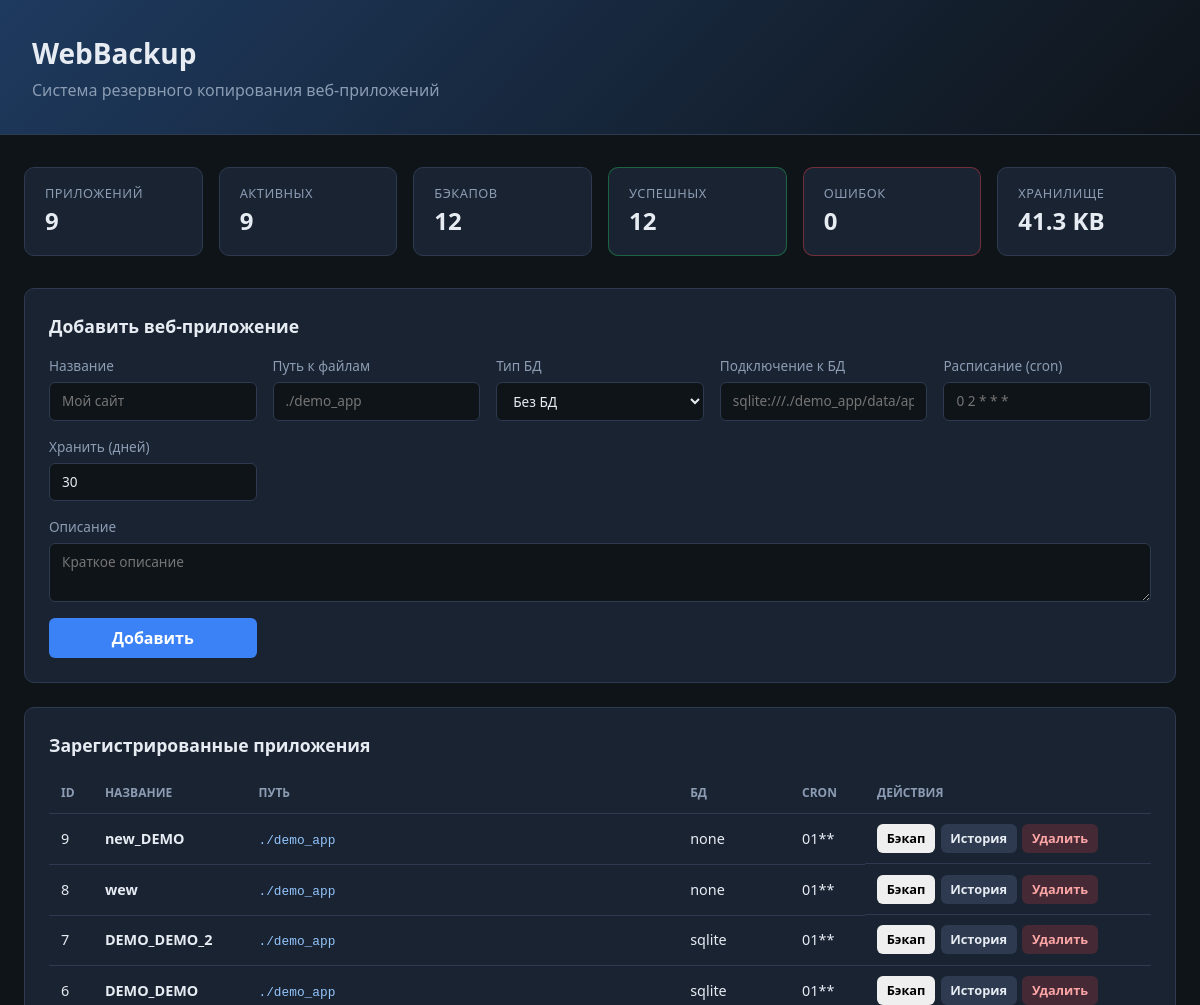
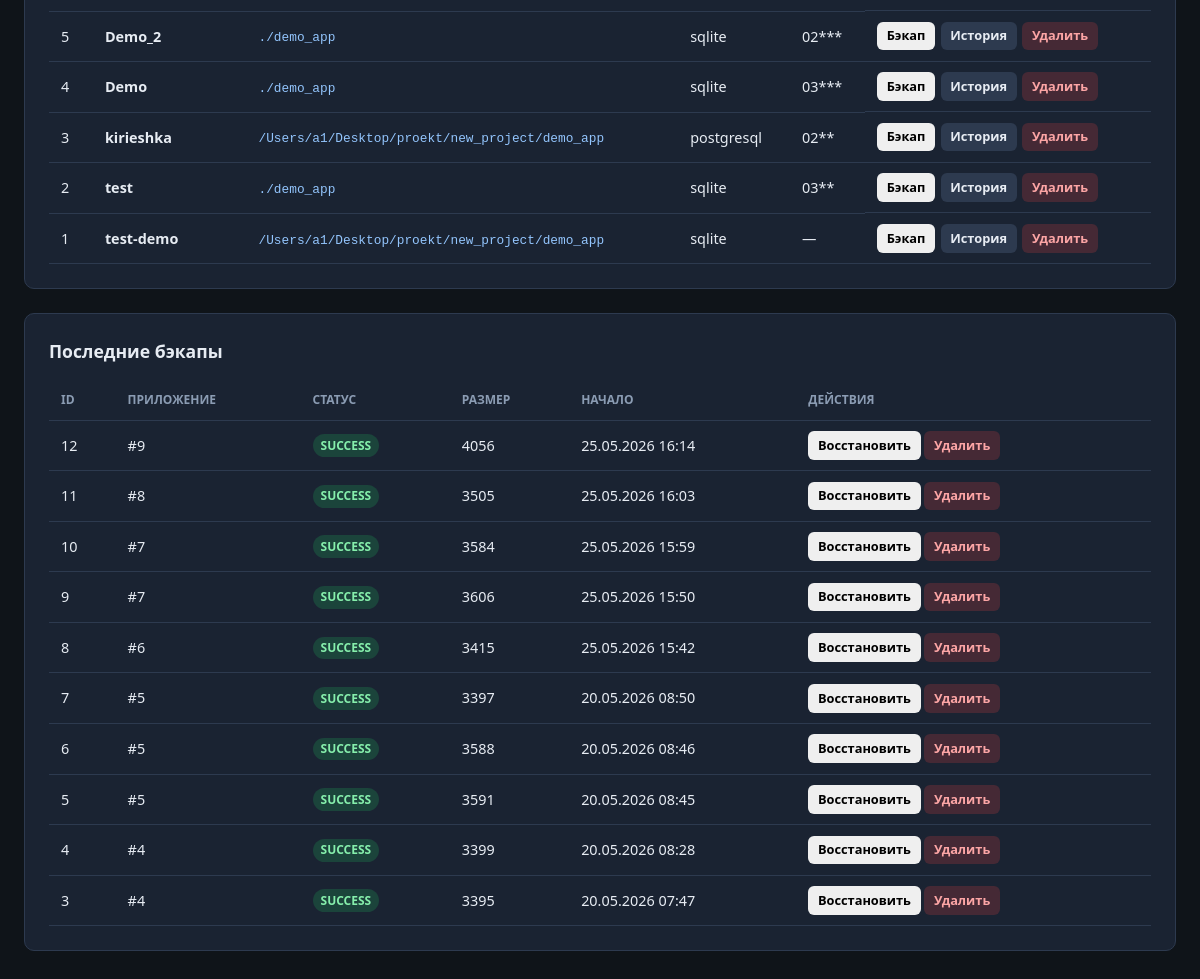
The page / on the database its author committed (2 pictures, top to bottom).
### app/models.py (models this page shows)
class WebApplication(Base):
    __tablename__ = "web_applications"
    id: Mapped[int] = mapped_column(Integer, primary_key=True, index=True)
    name: Mapped[str] = mapped_column(String(255), unique=True, nullable=False)
    description: Mapped[Optional[str]] = mapped_column(Text, nullable=True)
    source_path: Mapped[str] = mapped_column(String(1024), nullable=False)
    db_type: Mapped[DbType] = mapped_column(Enum(DbType), default=DbType.NONE)
    db_connection: Mapped[Optional[str]] = mapped_column(String(1024), nullable=True)
    schedule_cron: Mapped[Optional[str]] = mapped_column(String(64), nullable=True)
    retention_days: Mapped[int] = mapped_column(Integer, default=30)
    is_active: Mapped[bool] = mapped_column(Boolean, default=True)
    created_at: Mapped[datetime] = mapped_column(DateTime, default=datetime.utcnow)
    backups: Mapped[List["BackupRecord"]] = relationship(
        back_populates="application", cascade="all, delete-orphan"
    )

class BackupRecord(Base):
    __tablename__ = "backup_records"
    id: Mapped[int] = mapped_column(Integer, primary_key=True, index=True)
    application_id: Mapped[int] = mapped_column(ForeignKey("web_applications.id"), nullable=False)
    status: Mapped[BackupStatus] = mapped_column(Enum(BackupStatus), default=BackupStatus.PENDING)
    backup_type: Mapped[str] = mapped_column(String(32), default="full")
    archive_path: Mapped[Optional[str]] = mapped_column(String(1024), nullable=True)
    size_bytes: Mapped[Optional[int]] = mapped_column(Integer, nullable=True)
    error_message: Mapped[Optional[str]] = mapped_column(Text, nullable=True)
    is_manual: Mapped[bool] = mapped_column(Boolean, default=True)
    started_at: Mapped[datetime] = mapped_column(DateTime, default=datetime.utcnow)
    finished_at: Mapped[Optional[datetime]] = mapped_column(DateTime, nullable=True)
    application: Mapped["WebApplication"] = relationship(back_populates="backups")

### app/api/routes.py (the view)
@router.get("/", response_class=HTMLResponse)
def dashboard(request: Request, db: Session = Depends(get_db)):
  apps = db.query(WebApplication).order_by(WebApplication.created_at.desc()).all()
  recent = db.query(BackupRecord).order_by(BackupRecord.started_at.desc()).limit(10).all()
  stats = _get_stats(db)
  return templates.TemplateResponse(
    "index.html",
    {"request": request, "apps": apps, "recent_backups": recent, "stats": stats},
  )

### templates/index.html (shortened to what this page needs)
<!DOCTYPE html>
<html lang="ru">
<head>
  <link rel="stylesheet" href="/static/style.css">
</head>
<body>
  <header class="header">
    <div>
      <h1>WebBackup</h1>
      <p class="subtitle">Система резервного копирования веб-приложений</p>
    </div>
  </header>
  <main class="container">
    <section class="stats-grid">
      <div class="stat-card">
        <span class="stat-label">Приложений</span>
        <span class="stat-value">{{ stats.total_applications }}</span>
      </div>
      <div class="stat-card">
        <span class="stat-label">Активных</span>
        <span class="stat-value">{{ stats.active_applications }}</span>
      </div>
      <div class="stat-card">
        <span class="stat-label">Бэкапов</span>
        <span class="stat-value">{{ stats.total_backups }}</span>
      </div>
      <div class="stat-card success">
        <span class="stat-label">Успешных</span>
        <span class="stat-value">{{ stats.successful_backups }}</span>
      </div>
      <div class="stat-card danger">
        <span class="stat-label">Ошибок</span>
        <span class="stat-value">{{ stats.failed_backups }}</span>
      </div>
      <div class="stat-card">
        <span class="stat-label">Хранилище</span>
        <span class="stat-value" id="storage-size">{{ stats.total_storage_bytes }}</span>
      </div>
    </section>
    <section class="panel">
      <h2>Добавить веб-приложение</h2>
      <form id="add-app-form" class="form-grid">
        <label>
          Название
          <input name="name" required placeholder="Мой сайт">
        </label>
        <label>
          Путь к файлам
          <input name="source_path" required placeholder="./demo_app">
        </label>
        <label>
          Тип БД
          <select name="db_type">
            <option value="none">Без БД</option>
          </select>
        </label>
        <label>
          Подключение к БД
          <input name="db_connection" placeholder="sqlite:///./demo_app/data/app.db">
        </label>
        <label>
          Расписание (cron)
          <input name="schedule_cron" placeholder="0 2 * * *">
        </label>
        <label>
          Хранить (дней)
          <input name="retention_days" type="number" value="30" min="1" max="365">
        </label>
        <label class="full-width">
          Описание
          <textarea name="description" rows="2" placeholder="Краткое описание"></textarea>
        </label>
        <button type="submit" class="btn primary">Добавить</button>
      </form>
    </section>
    <section class="panel">
      <h2>Зарегистрированные приложения</h2>
      <div id="apps-list">
        {% if apps %}
        <table class="data-table">
          <thead>
            <tr>
              <th>ID</th>
              <th>Название</th>
              <th>Путь</th>
              <th>БД</th>
              <th>Cron</th>
              <th>Действия</th>
            </tr>
          </thead>
          <tbody>
            {% for app in apps %}
            <tr data-app-id="{{ app.id }}">
              <td>{{ app.id }}</td>
              <td><strong>{{ app.name }}</strong></td>
              <td><code>{{ app.source_path }}</code></td>
              <td>{{ app.db_type.value }}</td>
              <td>{{ app.schedule_cron or '—' }}</td>
              <td class="actions">
                <button class="btn small" onclick="runBackup({{ app.id }})">Бэкап</button>
                <button class="btn small secondary" onclick="showBackups({{ app.id }}, '{{ app.name }}')">История</button>
                <button class="btn small danger" onclick="deleteApp({{ app.id }})">Удалить</button>
              </td>
            </tr>
            {% endfor %}
          </tbody>
        </table>
        {% else %}
        <p class="empty">Нет приложений. Добавьте первое или зарегистрируйте demo_app.</p>
        {% endif %}
      </div>
    </section>
    <section class="panel">
      <h2>Последние бэкапы</h2>
      {% if recent_backups %}
      <table class="data-table">
        <thead>
          <tr>
            <th>ID</th>
            <th>Приложение</th>
            <th>Статус</th>
            <th>Размер</th>
            <th>Начало</th>
            <th>Действия</th>
          </tr>
        </thead>
        <tbody>
          {% for b in recent_backups %}
          <tr>
            <td>{{ b.id }}</td>
            <td>#{{ b.application_id }}</td>
            <td><span class="badge {{ b.status.value }}">{{ b.status.value }}</span></td>
            <td>{{ b.size_bytes or '—' }}</td>
            <td>{{ b.started_at.strftime('%d.%m.%Y %H:%M') }}</td>
            <td>
              {% if b.status.value == 'success' %}
              <button class="btn small" onclick="restoreBackup({{ b.id }})">Восстановить</button>
              {% endif %}
              <button class="btn small danger" onclick="deleteBackup({{ b.id }})">Удалить</button>
            </td>
          </tr>
          {% endfor %}
        </tbody>
      </table>
      {% else %}
      <p class="empty">Бэкапов пока нет.</p>
      {% endif %}
    </section>
  </main>
</body>
</html>

### static/style.css (style rules this page uses)
:root { --bg: #0f1419; --surface: #1a2332; --border: #2d3a4f; --text: #e7ecf3; --muted: #8b9cb3; --primary: #3b82f6; --primary-hover: #2563eb; --success: #22c55e; --danger: #ef4444; --warning: #f59e0b; --radius: 10px; --font: "Segoe UI", system-ui, -apple-system, sans-serif; }
* { box-sizing: border-box; margin: 0; padding: 0; }
body { font-family: var(--font); background: var(--bg); color: var(--text); line-height: 1.5; min-height: 100vh; }
.header { background: linear-gradient(135deg, #1e3a5f 0%, #0f1419 100%); border-bottom: 1px solid var(--border); padding: 2rem; }
.header h1 { font-size: 1.75rem; font-weight: 700; }
.subtitle { color: var(--muted); margin-top: 0.25rem; }
.container { max-width: 1200px; margin: 0 auto; padding: 2rem 1.5rem; }
.stats-grid { display: grid; grid-template-columns: repeat(auto-fit, minmax(140px, 1fr)); gap: 1rem; margin-bottom: 2rem; }
.stat-card { background: var(--surface); border: 1px solid var(--border); border-radius: var(--radius); padding: 1rem 1.25rem; }
.stat-card.success { border-color: rgba(34, 197, 94, 0.4); }
.stat-card.danger { border-color: rgba(239, 68, 68, 0.4); }
.stat-label { display: block; font-size: 0.8rem; color: var(--muted); text-transform: uppercase; letter-spacing: 0.04em; }
.stat-value { font-size: 1.5rem; font-weight: 700; margin-top: 0.25rem; }
.panel { background: var(--surface); border: 1px solid var(--border); border-radius: var(--radius); padding: 1.5rem; margin-bottom: 1.5rem; }
.panel h2 { font-size: 1.1rem; margin-bottom: 1rem; }
.form-grid { display: grid; grid-template-columns: repeat(auto-fit, minmax(200px, 1fr)); gap: 1rem; align-items: end; }
.form-grid label { display: flex; flex-direction: column; gap: 0.35rem; font-size: 0.85rem; color: var(--muted); }
.form-grid label.full-width { grid-column: 1 / -1; }
input, select, textarea { background: var(--bg); border: 1px solid var(--border); border-radius: 6px; color: var(--text); padding: 0.5rem 0.75rem; font: inherit; }
.btn { border: none; border-radius: 6px; cursor: pointer; font: inherit; font-weight: 600; padding: 0.5rem 1rem; transition: background 0.15s; }
.btn.primary { background: var(--primary); color: white; }
.btn.secondary { background: var(--border); color: var(--text); }
.btn.small { padding: 0.3rem 0.6rem; font-size: 0.8rem; }
.btn.danger { background: rgba(239, 68, 68, 0.2); color: #fca5a5; }
.data-table { width: 100%; border-collapse: collapse; font-size: 0.9rem; }
.data-table th, .data-table td { padding: 0.65rem 0.75rem; text-align: left; border-bottom: 1px solid var(--border); }
.data-table th { color: var(--muted); font-weight: 600; font-size: 0.75rem; text-transform: uppercase; }
.data-table code { font-size: 0.8rem; color: #93c5fd; }
.actions { display: flex; flex-wrap: wrap; gap: 0.35rem; }
.badge { display: inline-block; padding: 0.15rem 0.5rem; border-radius: 999px; font-size: 0.75rem; font-weight: 600; text-transform: uppercase; }
.badge.success { background: rgba(34, 197, 94, 0.2); color: #86efac; }

### rows shown on the page
WebApplication: id "9", name "new_DEMO", source_path "./demo_app", db_type.value "none", schedule_cron "01**"
WebApplication: id "8", name "wew", source_path "./demo_app", db_type.value "none", schedule_cron "01**"
WebApplication: id "7", name "DEMO_DEMO_2", source_path "./demo_app", db_type.value "sqlite", schedule_cron "01**"
WebApplication: id "6", name "DEMO_DEMO", source_path "./demo_app", db_type.value "sqlite", schedule_cron "01**"
WebApplication: id "5", name "Demo_2", source_path "./demo_app", db_type.value "sqlite", schedule_cron "02***"
WebApplication: id "4", name "Demo", source_path "./demo_app", db_type.value "sqlite", schedule_cron "03***"
WebApplication: id "3", name "kirieshka", source_path "/Users/a1/Desktop/proekt/new_project/demo_app", db_type.value "postgresql", schedule_cron "02**"
WebApplication: id "2", name "test", source_path "./demo_app", db_type.value "sqlite", schedule_cron "03**"
WebApplication: id "1", name "test-demo", source_path "/Users/a1/Desktop/proekt/new_project/demo_app", db_type.value "sqlite", schedule_cron "—"
BackupRecord: id "12", application_id "9", status.value "SUCCESS", size_bytes "4056", started_at "25.05.2026 16:14"
BackupRecord: id "11", application_id "8", status.value "SUCCESS", size_bytes "3505", started_at "25.05.2026 16:03"
BackupRecord: id "10", application_id "7", status.value "SUCCESS", size_bytes "3584", started_at "25.05.2026 15:59"
BackupRecord: id "9", application_id "7", status.value "SUCCESS", size_bytes "3606", started_at "25.05.2026 15:50"
BackupRecord: id "8", application_id "6", status.value "SUCCESS", size_bytes "3415", started_at "25.05.2026 15:42"
BackupRecord: id "7", application_id "5", status.value "SUCCESS", size_bytes "3397", started_at "20.05.2026 08:50"
BackupRecord: id "6", application_id "5", status.value "SUCCESS", size_bytes "3588", started_at "20.05.2026 08:46"
BackupRecord: id "5", application_id "5", status.value "SUCCESS", size_bytes "3591", started_at "20.05.2026 08:45"
BackupRecord: id "4", application_id "4", status.value "SUCCESS", size_bytes "3399", started_at "20.05.2026 08:28"
BackupRecord: id "3", application_id "4", status.value "SUCCESS", size_bytes "3395", started_at "20.05.2026 07:47"

### other values the page prints
{{ stats.total_applications }} "9"
{{ stats.active_applications }} "9"
{{ stats.total_backups }} "12"
{{ stats.successful_backups }} "12"
{{ stats.failed_backups }} "0"
